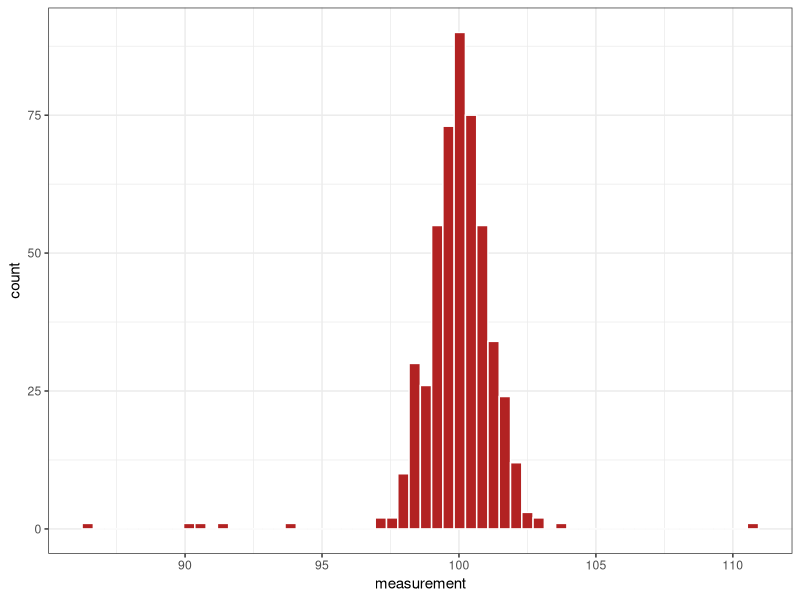
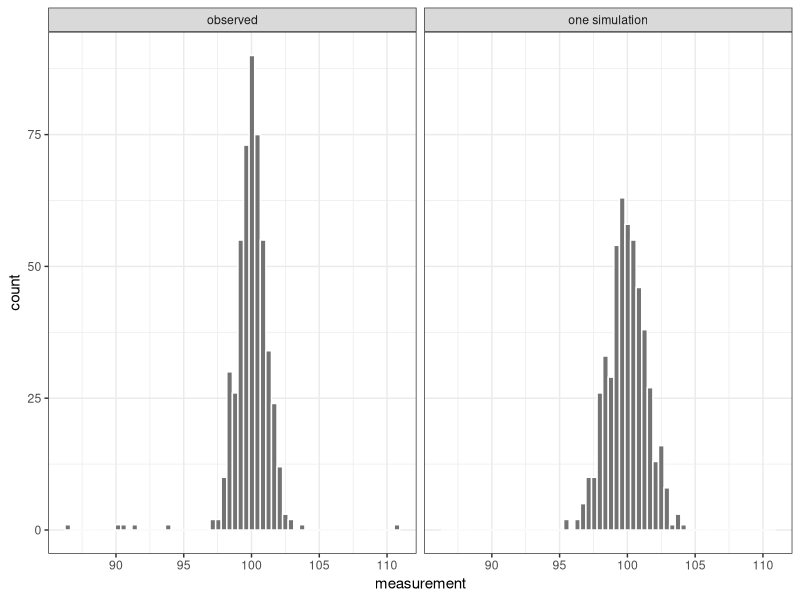
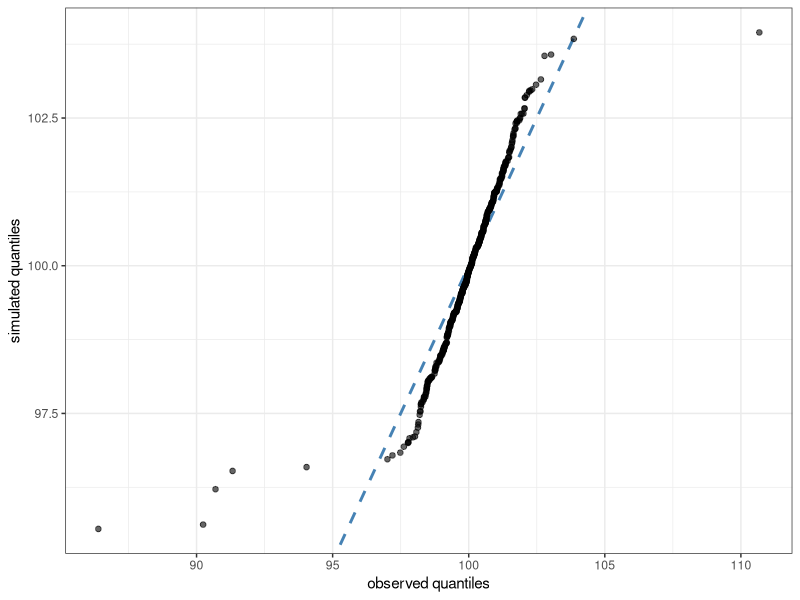
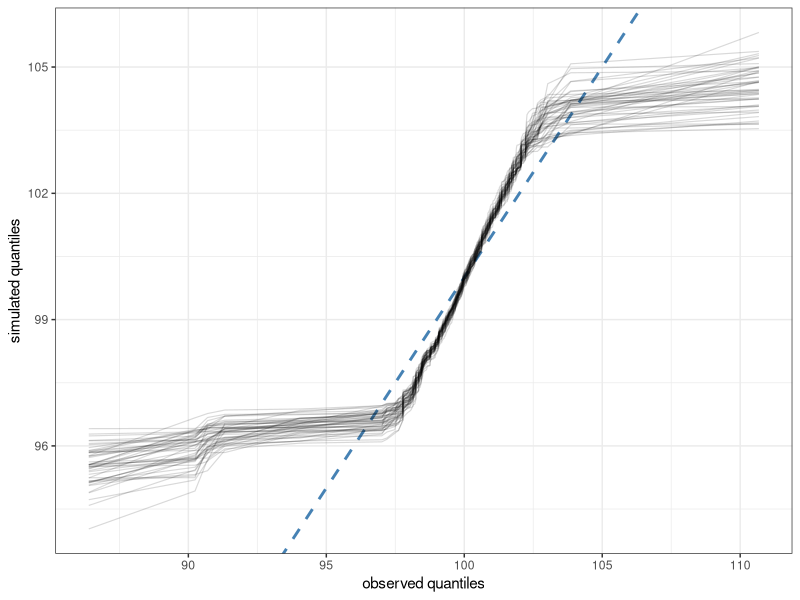
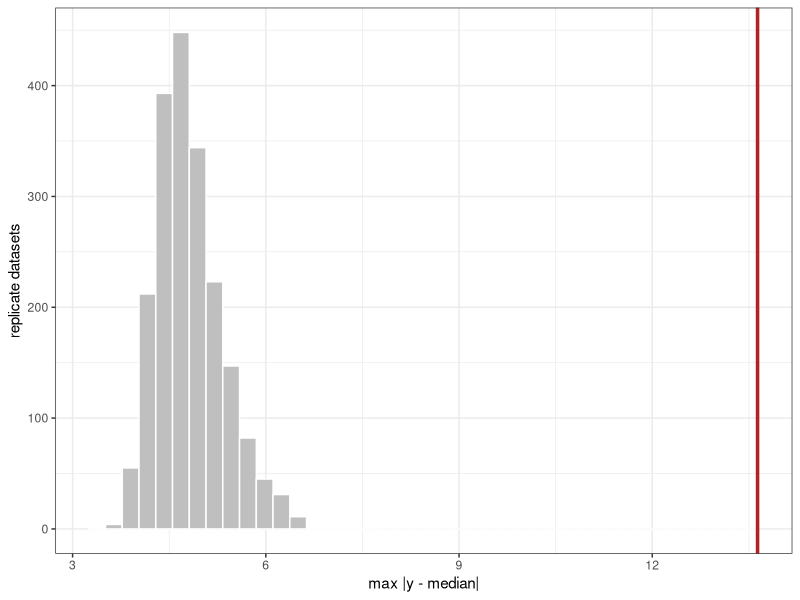
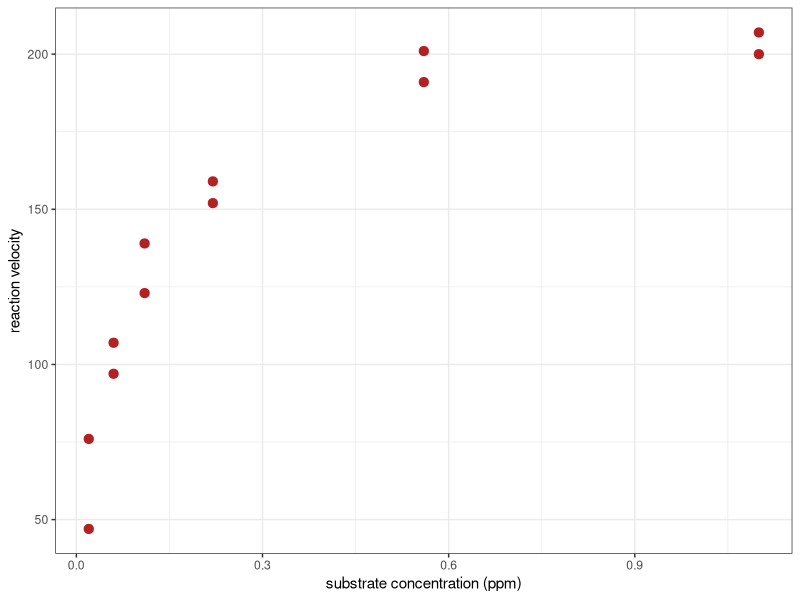
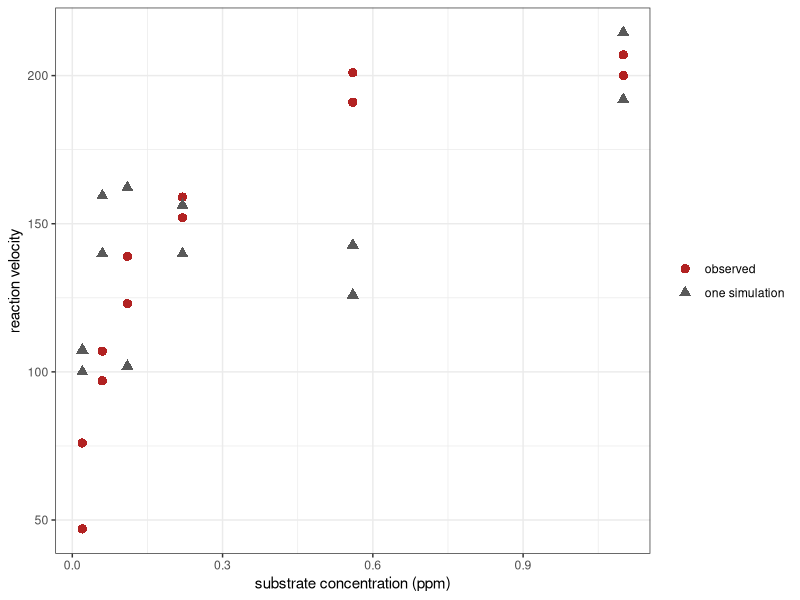
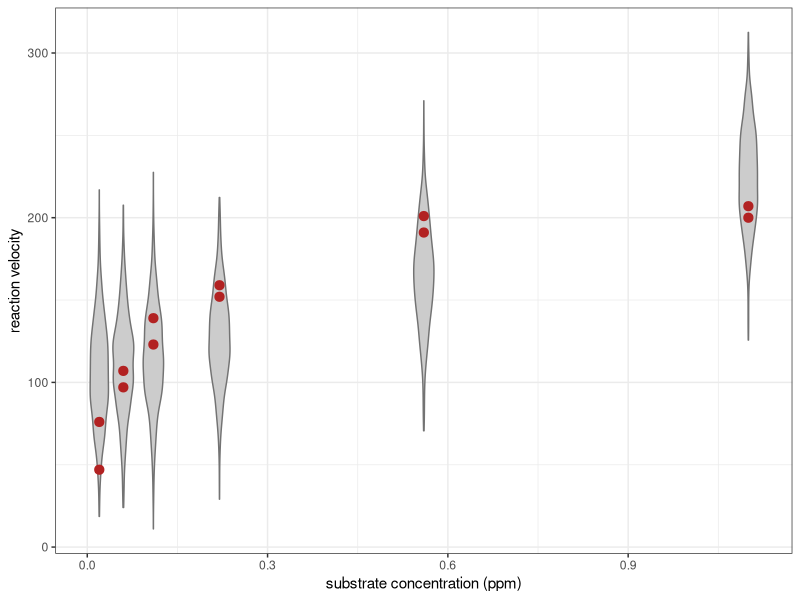

Write R code to recreate these figures, in order.
## ---- chunk 1
knitr::opts_chunk$set(echo = TRUE)
library(ggplot2)
theme_set(theme_bw())
## ---- chunk 2
B <- 2000
## ---- chunk 3
mu_true    <- 100
sigma_good <- 1
sigma_bad  <- 10
p_bad      <- 0.01
n_norm     <- 500

set.seed(11)
bad_reading <- rbinom(n_norm, 1, p_bad)
y_obs <- rnorm(n_norm, mu_true, ifelse(bad_reading == 1, sigma_bad, sigma_good))

sum(bad_reading)          # how many bad readings were drawn
## ---- chunk 4
ggplot(data.frame(y = y_obs), aes(x = y)) +
    geom_histogram(bins = 60, fill = "firebrick", colour = "white") +
    labs(x = "measurement", y = "count")
## ---- chunk 5
mu_hat    <- mean(y_obs)
sigma_hat <- sqrt(mean((y_obs - mu_hat)^2))   # MLE, divides by n
c(mu_hat = mu_hat, sigma_hat = sigma_hat)
## ---- chunk 6
set.seed(12)
y_rep_one <- rnorm(n_norm, mu_hat, sigma_hat)

cmp <- rbind(data.frame(y = y_obs,     which = "observed"),
             data.frame(y = y_rep_one, which = "one simulation"))

ggplot(cmp, aes(x = y)) +
    geom_histogram(bins = 60, fill = "grey45", colour = "white") +
    facet_wrap(~ which, nrow = 1) +
    labs(x = "measurement", y = "count")
## ---- chunk 7
qq_df <- data.frame(observed = sort(y_obs), simulated = sort(y_rep_one))

ggplot(qq_df, aes(x = observed, y = simulated)) +
    geom_abline(slope = 1, intercept = 0, colour = "steelblue",
                linetype = "dashed", linewidth = 1) +
    geom_point(alpha = 0.6, size = 1.6) +
    labs(x = "observed quantiles", y = "simulated quantiles")
## ---- chunk 8
set.seed(13)
qq_many <- do.call(rbind, lapply(1:50, function(b)
    data.frame(observed = sort(y_obs),
               simulated = sort(rnorm(n_norm, mu_hat, sigma_hat)),
               run = b)))

ggplot(qq_many, aes(x = observed, y = simulated)) +
    geom_abline(slope = 1, intercept = 0, colour = "steelblue",
                linetype = "dashed", linewidth = 1) +
    geom_line(aes(group = run), colour = "black", alpha = 0.15, linewidth = 0.4) +
    labs(x = "observed quantiles", y = "simulated quantiles")
## ---- chunk 9
outlier_distance <- function(y) max(abs(y - median(y)))

T_obs_tail <- outlier_distance(y_obs)

set.seed(2)
T_rep_tail <- replicate(B, outlier_distance(rnorm(n_norm, mu_hat, sigma_hat)))

c(observed   = T_obs_tail,
  rep_median = median(T_rep_tail),
  p_value    = (1 + sum(T_rep_tail >= T_obs_tail)) / (B + 1))
## ---- chunk 10
ggplot(data.frame(T = T_rep_tail), aes(x = T)) +
    geom_histogram(bins = 40, fill = "grey75", colour = "white") +
    geom_vline(xintercept = T_obs_tail, colour = "firebrick", linewidth = 1.2) +
    labs(x = "max |y - median|", y = "replicate datasets")
## ---- chunk 11
puro <- subset(Puromycin, state == "treated")
fit  <- lm(rate ~ conc, data = puro)
summary(fit)$coefficients
## ---- chunk 12
ggplot(puro, aes(x = conc, y = rate)) +
    geom_point(colour = "firebrick", size = 2.8) +
    labs(x = "substrate concentration (ppm)", y = "reaction velocity")
## ---- chunk 13
mu_fitted <- fitted(fit)
sigma_lm  <- summary(fit)$sigma

simulate_response <- function() rnorm(nrow(puro), mu_fitted, sigma_lm)
## ---- chunk 14
set.seed(31)
ovl <- rbind(
    data.frame(conc = puro$conc, rate = puro$rate,           which = "observed"),
    data.frame(conc = puro$conc, rate = simulate_response(), which = "one simulation")
)

ggplot(ovl, aes(x = conc, y = rate, colour = which, shape = which)) +
    geom_point(size = 2.8) +
    scale_colour_manual(values = c("observed" = "firebrick",
                                    "one simulation" = "grey35")) +
    labs(x = "substrate concentration (ppm)", y = "reaction velocity",
         colour = NULL, shape = NULL)
## ---- chunk 15
set.seed(32)
n_sim <- 500
sim_long <- data.frame(
    conc = rep(puro$conc, n_sim),
    rate = as.vector(replicate(n_sim, simulate_response()))
)

ggplot(sim_long, aes(x = conc, y = rate)) +
    geom_violin(aes(group = conc), width = 0.035,
                fill = "grey80", colour = "grey45") +
    geom_point(data = puro, colour = "firebrick", size = 2.8) +
    labs(x = "substrate concentration (ppm)", y = "reaction velocity")
## ---- chunk 16
obs_mean <- data.frame(
    conc = as.numeric(names(tapply(puro$rate, puro$conc, mean))),
    rate = as.numeric(tapply(puro$rate, puro$conc, mean))
)

set.seed(33)
sim_mean <- do.call(rbind, lapply(seq_len(n_sim), function(b) {
    y <- simulate_response()
    data.frame(conc = as.numeric(names(tapply(y, puro$conc, mean))),
               rate = as.numeric(tapply(y, puro$conc, mean)))
}))

ggplot(sim_mean, aes(x = conc, y = rate)) +
    geom_violin(aes(group = conc), width = 0.035,
                fill = "grey80", colour = "grey45") +
    geom_point(data = obs_mean, colour = "firebrick", size = 2.8) +
    labs(x = "substrate concentration (ppm)", y = "mean reaction velocity")
## ---- chunk 17
pair_spread <- function(y) sum(abs(tapply(y, puro$conc, diff)))

T_obs_pairs <- pair_spread(puro$rate)

set.seed(4)
T_rep_pairs <- replicate(B, pair_spread(simulate_response()))

# Lack of fit can only inflate sigma_hat, so this is a lower-tail check.
c(observed   = T_obs_pairs,
  rep_median = median(T_rep_pairs),
  p_value    = (1 + sum(T_rep_pairs <= T_obs_pairs)) / (B + 1))
## ---- chunk 18
ggplot(data.frame(T = T_rep_pairs), aes(x = T)) +
    geom_histogram(bins = 40, fill = "grey75", colour = "white") +
    geom_vline(xintercept = T_obs_pairs, colour = "firebrick", linewidth = 1.2) +
    labs(x = "total spread within the replicate pairs", y = "replicate datasets")
## ---- chunk 19
c(sigma_hat_from_line = sigma_lm,
  pure_error_sd = sqrt(sum(tapply(puro$rate, puro$conc, diff)^2) /
                       (2 * length(unique(puro$conc)))))
## ---- chunk 20
queue_from_durations <- function(interarrival, service) {
    n <- length(interarrival)
    arrival   <- cumsum(interarrival)
    start     <- numeric(n)
    departure <- numeric(n)
    for (i in seq_len(n)) {
        start[i]     <- if (i == 1) arrival[i] else max(arrival[i], departure[i - 1])
        departure[i] <- start[i] + service[i]
    }
    data.frame(customer = seq_len(n), interarrival, service,
               arrival, start, departure, waiting = start - arrival)
}

simulate_queue <- function(n_customers, lambda, mu)
    queue_from_durations(rexp(n_customers, lambda), rexp(n_customers, mu))
## ---- chunk 21
n_cust <- 1000
lambda_true <- 0.50

set.seed(5)
slow <- rbinom(n_cust, 1, 0.1)
service_obs <- ifelse(slow == 1, rexp(n_cust, rate = 1 / 4.6),
                                 rexp(n_cust, rate = 1 / 0.6))
interarrival_obs  <- rexp(n_cust, lambda_true)
queue_obs   <- queue_from_durations(interarrival_obs, service_obs)

lambda_hat <- 1 / mean(interarrival_obs)
mu_hat_q   <- 1 / mean(service_obs)
c(lambda_hat = lambda_hat, mu_hat = mu_hat_q, rho = lambda_hat / mu_hat_q)
## ---- chunk 22
ggplot(data.frame(w = queue_obs$waiting), aes(x = w)) +
    geom_histogram(bins = 50, fill = "firebrick", colour = "white") +
    labs(x = "waiting time", y = "customers")
## ---- chunk 23
set.seed(8)
queue_rep_one <- simulate_queue(n_cust, lambda_hat, mu_hat_q)

qcmp <- rbind(
    data.frame(w = queue_obs$waiting,     which = "observed"),
    data.frame(w = queue_rep_one$waiting, which = "one simulation")
)

ggplot(qcmp, aes(x = w, fill = which)) +
    geom_histogram(bins = 50, colour = "white") +
    facet_wrap(~ which, nrow = 1) +
    scale_fill_manual(values = c("observed" = "firebrick",
                                  "one simulation" = "grey45")) +
    guides(fill = "none") +
    labs(x = "waiting time", y = "customers")
## ---- chunk 24
mean_wait <- function(q) mean(q$waiting)

T_obs_wait <- mean_wait(queue_obs)
set.seed(7)
T_rep_wait <- replicate(B, mean_wait(simulate_queue(n_cust, lambda_hat, mu_hat_q)))

c(observed   = T_obs_wait,
  rep_median = median(T_rep_wait),
  p_value    = (1 + sum(T_rep_wait >= T_obs_wait)) / (B + 1))
## ---- chunk 25
ggplot(data.frame(T = T_rep_wait), aes(x = T)) +
    geom_histogram(bins = 40, fill = "grey75", colour = "white") +
    geom_vline(xintercept = T_obs_wait, colour = "firebrick", linewidth = 1.2) +
    labs(x = "mean waiting time", y = "replicate datasets")
